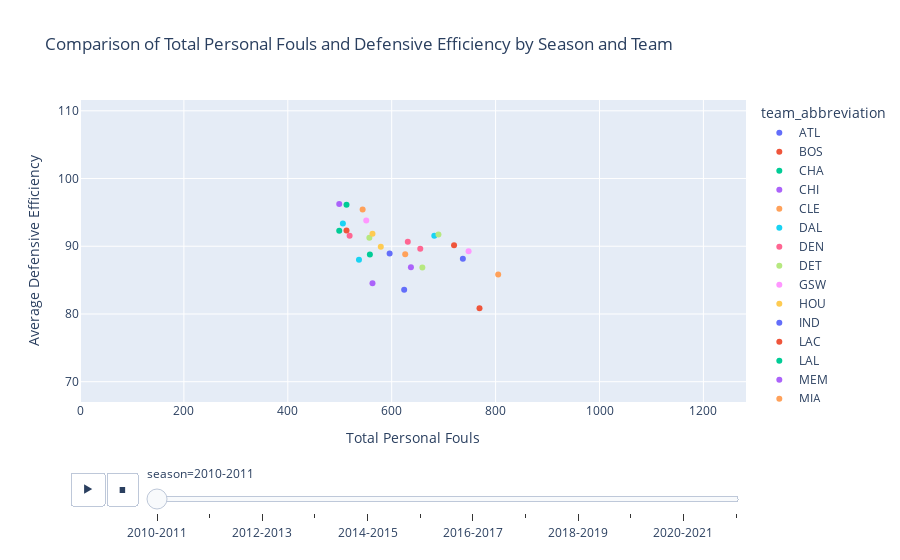

Notebook code cell kept with this figure:
### Code cell
# Load the CSV file
data = pd.read_csv('./ALEC FOLDER/game 2.csv')

# Convert the 'game_date' column to datetime format
data['game_date'] = pd.to_datetime(data['game_date'])

# Filter the data for games from 2012 onward
df = data[data['game_date'].dt.year >= 2012]



# Define a function to map season_id to the format "YYYY-YYYY"
def map_season_id(season_id):
    season_str = str(season_id)
    start_year = int(season_str[-4:])  # Extract the last four digits
    return f"{start_year-1}-{start_year}"  # Format it to "YYYY-YYYY"

# Apply this function to create a 'season' column
df['season'] = df['season_id'].apply(map_season_id)

# Display the transformed data to check the new 'season' column
print(df[['season_id', 'season']].drop_duplicates())




# Define the list of 30 NBA teams
nba_teams = ['ATL', 'BOS', 'BKN', 'CHA', 'CHI', 'CLE', 'DAL', 'DEN', 'DET', 'GSW',
             'HOU', 'IND', 'LAC', 'LAL', 'MEM', 'MIA', 'MIL', 'MIN', 'NOP', 'NYK',
             'OKC', 'ORL', 'PHI', 'PHX', 'POR', 'SAC', 'SAS', 'TOR', 'UTA', 'WAS']

# Filter the teams
df = df[(df['team_abbreviation_home'].isin(nba_teams)) & (df['team_abbreviation_away'].isin(nba_teams))]

# Calculate points allowed
df['pts_allowed_home'] = df['pts_away']
df['pts_allowed_away'] = df['pts_home']

# Calculate possessions
df['poss_home'] = df['fga_home'] + df['tov_home'] + (0.44 * df['fta_home'])
df['poss_away'] = df['fga_away'] + df['tov_away'] + (0.44 * df['fta_away'])

# Calculate defensive efficiency
df['def_eff_home'] = (df['pts_allowed_home'] / df['poss_away']) * 100
df['def_eff_away'] = (df['pts_allowed_away'] / df['poss_home']) * 100

# Calculate personal fouls per game
df['pf_per_game_home'] = df['pf_home']
df['pf_per_game_away'] = df['pf_away']

# Calculate seasonal averages for defensive efficiency and personal fouls per game
seasonal_stats = df.groupby(['season_id', 'team_name_home']).agg({
    'def_eff_home': 'mean',
    'pf_per_game_home': 'mean'
}).reset_index()




# Aggregating data by season and team abbreviation
seasonal_team_stats = df.groupby(['season', 'team_abbreviation_home']).agg({
    'pf_per_game_home': 'sum',  # Total personal fouls per season
    'def_eff_home': 'mean'  # Average defensive efficiency per season
}).reset_index()

seasonal_team_stats.rename(columns={'team_abbreviation_home': 'team_abbreviation', 'pf_per_game_home': 'total_pf', 'def_eff_home': 'avg_def_eff'}, inplace=True)



# Create a scatter plot to visualize the relationship
fig = px.scatter(seasonal_team_stats, x='total_pf', y='avg_def_eff',
                 color='team_abbreviation', hover_data=['season'],
                 labels={'total_pf': 'Total Personal Fouls', 'avg_def_eff': 'Average Defensive Efficiency'},
                 title='Comparison of Total Personal Fouls and Defensive Efficiency by Season and Team',
                 animation_frame='season')  # Use 'season' for the slider

# Update axes ranges
# Assuming you know the data ranges, you can set them like this:
fig.update_xaxes(range=[0, seasonal_team_stats['total_pf'].max() + 50])  # Add some padding to the maximum value
fig.update_yaxes(range=[seasonal_team_stats['avg_def_eff'].min() - 5, seasonal_team_stats['avg_def_eff'].max() + 5])

# Show the figure
fig.show()

### Figure 1 — Plotly figure (JSON) as saved in the notebook; plotly's stock layout.template omitted (floating-point values rounded to 4 significant figures)
{"data": [{"customdata": [["2010-2011"]], "hovertemplate": "team_abbreviation=ATL<br>season=%{customdata[0]}<br>Total Personal Fouls=%{x}<br>Average Defensive Efficiency=%{y}<extra></extra>", "legendgroup": "ATL", "marker": {"color": "#636efa", "symbol": "circle"}, "mode": "markers", "name": "ATL", "orientation": "v", "showlegend": true, "type": "scatter", "x": [596], "xaxis": "x", "y": [88.94], "yaxis": "y"}, {"customdata": [["2010-2011"]], "hovertemplate": "team_abbreviation=BOS<br>season=%{customdata[0]}<br>Total Personal Fouls=%{x}<br>Average Defensive Efficiency=%{y}<extra></extra>", "legendgroup": "BOS", "marker": {"color": "#EF553B", "symbol": "circle"}, "mode": "markers", "name": "BOS", "orientation": "v", "showlegend": true, "type": "scatter", "x": [769], "xaxis": "x", "y": [80.86], "yaxis": "y"}, {"customdata": [["2010-2011"]], "hovertemplate": "team_abbreviation=CHA<br>season=%{customdata[0]}<br>Total Personal Fouls=%{x}<br>Average Defensive Efficiency=%{y}<extra></extra>", "legendgroup": "CHA", "marker": {"color": "#00cc96", "symbol": "circle"}, "mode": "markers", "name": "CHA", "orientation": "v", "showlegend": true, "type": "scatter", "x": [513], "xaxis": "x", "y": [96.13], "yaxis": "y"}, {"customdata": [["2010-2011"]], "hovertemplate": "team_abbreviation=CHI<br>season=%{customdata[0]}<br>Total Personal Fouls=%{x}<br>Average Defensive Efficiency=%{y}<extra></extra>", "legendgroup": "CHI", "marker": {"color": "#ab63fa", "symbol": "circle"}, "mode": "markers", "name": "CHI", "orientation": "v", "showlegend": true, "type": "scatter", "x": [563], "xaxis": "x", "y": [84.53], "yaxis": "y"}, {"customdata": [["2010-2011"]], "hovertemplate": "team_abbreviation=CLE<br>season=%{customdata[0]}<br>Total Personal Fouls=%{x}<br>Average Defensive Efficiency=%{y}<extra></extra>", "legendgroup": "CLE", "marker": {"color": "#FFA15A", "symbol": "circle"}, "mode": "markers", "name": "CLE", "orientation": "v", "showlegend": true, "type": "scatter", "x": [544], "xaxis": "x", "y": [95.41], "yaxis": "y"}, {"customdata": [["2010-2011"]], "hovertemplate": "team_abbreviation=DAL<br>season=%{customdata[0]}<br>Total Personal Fouls=%{x}<br>Average Defensive Efficiency=%{y}<extra></extra>", "legendgroup": "DAL", "marker": {"color": "#19d3f3", "symbol": "circle"}, "mode": "markers", "name": "DAL", "orientation": "v", "showlegend": true, "type": "scatter", "x": [537], "xaxis": "x", "y": [87.99], "yaxis": "y"}, {"customdata": [["2010-2011"]], "hovertemplate": "team_abbreviation=DEN<br>season=%{customdata[0]}<br>Total Personal Fouls=%{x}<br>Average Defensive Efficiency=%{y}<extra></extra>", "legendgroup": "DEN", "marker": {"color": "#FF6692", "symbol": "circle"}, "mode": "markers", "name": "DEN", "orientation": "v", "showlegend": true, "type": "scatter", "x": [631], "xaxis": "x", "y": [90.68], "yaxis": "y"}, {"customdata": [["2010-2011"]], "hovertemplate": "team_abbreviation=DET<br>season=%{customdata[0]}<br>Total Personal Fouls=%{x}<br>Average Defensive Efficiency=%{y}<extra></extra>", "legendgroup": "DET", "marker": {"color": "#B6E880", "symbol": "circle"}, "mode": "markers", "name": "DET", "orientation": "v", "showlegend": true, "type": "scatter", "x": [557], "xaxis": "x", "y": [91.26], "yaxis": "y"}, {"customdata": [["2010-2011"]], "hovertemplate": "team_abbreviation=GSW<br>season=%{customdata[0]}<br>Total Personal Fouls=%{x}<br>Average Defensive Efficiency=%{y}<extra></extra>", "legendgroup": "GSW", "marker": {"color": "#FF97FF", "symbol": "circle"}, "mode": "markers", "name": "GSW", "orientation": "v", "showlegend": true, "type": "scatter", "x": [551], "xaxis": "x", "y": [93.79], "yaxis": "y"}, {"customdata": [["2010-2011"]], "hovertemplate": "team_abbreviation=HOU<br>season=%{customdata[0]}<br>Total Personal Fouls=%{x}<br>Average Defensive Efficiency=%{y}<extra></extra>", "legendgroup": "HOU", "marker": {"color": "#FECB52", "symbol": "circle"}, "mode": "markers", "name": "HOU", "orientation": "v", "showlegend": true, "type": "scatter", "x": [579], "xaxis": "x", "y": [89.94], "yaxis": "y"}, {"customdata": [["2010-2011"]], "hovertemplate": "team_abbreviation=IND<br>season=%{customdata[0]}<br>Total Personal Fouls=%{x}<br>Average Defensive Efficiency=%{y}<extra></extra>", "legendgroup": "IND", "marker": {"color": "#636efa", "symbol": "circle"}, "mode": "markers", "name": "IND", "orientation": "v", "showlegend": true, "type": "scatter", "x": [737], "xaxis": "x", "y": [88.15], "yaxis": "y"}, {"customdata": [["2010-2011"]], "hovertemplate": "team_abbreviation=LAC<br>season=%{customdata[0]}<br>Total Personal Fouls=%{x}<br>Average Defensive Efficiency=%{y}<extra></extra>", "legendgroup": "LAC", "marker": {"color": "#EF553B", "symbol": "circle"}, "mode": "markers", "name": "LAC", "orientation": "v", "showlegend": true, "type": "scatter", "x": [720], "xaxis": "x", "y": [90.15], "yaxis": "y"}, {"customdata": [["2010-2011"]], "hovertemplate": "team_abbreviation=LAL<br>season=%{customdata[0]}<br>Total Personal Fouls=%{x}<br>Average Defensive Efficiency=%{y}<extra></extra>", "legendgroup": "LAL", "marker": {"color": "#00cc96", "symbol": "circle"}, "mode": "markers", "name": "LAL", "orientation": "v", "showlegend": true, "type": "scatter", "x": [558], "xaxis": "x", "y": [88.78], "yaxis": "y"}, {"customdata": [["2010-2011"]], "hovertemplate": "team_abbreviation=MEM<br>season=%{customdata[0]}<br>Total Personal Fouls=%{x}<br>Average Defensive Efficiency=%{y}<extra></extra>", "legendgroup": "MEM", "marker": {"color": "#ab63fa", "symbol": "circle"}, "mode": "markers", "name": "MEM", "orientation": "v", "showlegend": true, "type": "scatter", "x": [637], "xaxis": "x", "y": [86.88], "yaxis": "y"}, {"customdata": [["2010-2011"]], "hovertemplate": "team_abbreviation=MIA<br>season=%{customdata[0]}<br>Total Personal Fouls=%{x}<br>Average Defensive Efficiency=%{y}<extra></extra>", "legendgroup": "MIA", "marker": {"color": "#FFA15A", "symbol": "circle"}, "mode": "markers", "name": "MIA", "orientation": "v", "showlegend": true, "type": "scatter", "x": [805], "xaxis": "x", "y": [85.84], "yaxis": "y"}, {"customdata": [["2010-2011"]], "hovertemplate": "team_abbreviation=MIL<br>season=%{customdata[0]}<br>Total Personal Fouls=%{x}<br>Average Defensive Efficiency=%{y}<extra></extra>", "legendgroup": "MIL", "marker": {"color": "#19d3f3", "symbol": "circle"}, "mode": "markers", "name": "MIL", "orientation": "v", "showlegend": true, "type": "scatter", "x": [506], "xaxis": "x", "y": [93.35], "yaxis": "y"}, {"customdata": [["2010-2011"]], "hovertemplate": "team_abbreviation=MIN<br>season=%{customdata[0]}<br>Total Personal Fouls=%{x}<br>Average Defensive Efficiency=%{y}<extra></extra>", "legendgroup": "MIN", "marker": {"color": "#FF6692", "symbol": "circle"}, "mode": "markers", "name": "MIN", "orientation": "v", "showlegend": true, "type": "scatter", "x": [519], "xaxis": "x", "y": [91.53], "yaxis": "y"}, {"customdata": [["2010-2011"]], "hovertemplate": "team_abbreviation=NYK<br>season=%{customdata[0]}<br>Total Personal Fouls=%{x}<br>Average Defensive Efficiency=%{y}<extra></extra>", "legendgroup": "NYK", "marker": {"color": "#B6E880", "symbol": "circle"}, "mode": "markers", "name": "NYK", "orientation": "v", "showlegend": true, "type": "scatter", "x": [659], "xaxis": "x", "y": [86.86], "yaxis": "y"}, {"customdata": [["2010-2011"]], "hovertemplate": "team_abbreviation=OKC<br>season=%{customdata[0]}<br>Total Personal Fouls=%{x}<br>Average Defensive Efficiency=%{y}<extra></extra>", "legendgroup": "OKC", "marker": {"color": "#FF97FF", "symbol": "circle"}, "mode": "markers", "name": "OKC", "orientation": "v", "showlegend": true, "type": "scatter", "x": [748], "xaxis": "x", "y": [89.25], "yaxis": "y"}, {"customdata": [["2010-2011"]], "hovertemplate": "team_abbreviation=ORL<br>season=%{customdata[0]}<br>Total Personal Fouls=%{x}<br>Average Defensive Efficiency=%{y}<extra></extra>", "legendgroup": "ORL", "marker": {"color": "#FECB52", "symbol": "circle"}, "mode": "markers", "name": "ORL", "orientation": "v", "showlegend": true, "type": "scatter", "x": [563], "xaxis": "x", "y": [91.84], "yaxis": "y"}, {"customdata": [["2010-2011"]], "hovertemplate": "team_abbreviation=PHI<br>season=%{customdata[0]}<br>Total Personal Fouls=%{x}<br>Average Defensive Efficiency=%{y}<extra></extra>", "legendgroup": "PHI", "marker": {"color": "#636efa", "symbol": "circle"}, "mode": "markers", "name": "PHI", "orientation": "v", "showlegend": true, "type": "scatter", "x": [624], "xaxis": "x", "y": [83.56], "yaxis": "y"}, {"customdata": [["2010-2011"]], "hovertemplate": "team_abbreviation=PHX<br>season=%{customdata[0]}<br>Total Personal Fouls=%{x}<br>Average Defensive Efficiency=%{y}<extra></extra>", "legendgroup": "PHX", "marker": {"color": "#EF553B", "symbol": "circle"}, "mode": "markers", "name": "PHX", "orientation": "v", "showlegend": true, "type": "scatter", "x": [513], "xaxis": "x", "y": [92.31], "yaxis": "y"}, {"customdata": [["2010-2011"]], "hovertemplate": "team_abbreviation=POR<br>season=%{customdata[0]}<br>Total Personal Fouls=%{x}<br>Average Defensive Efficiency=%{y}<extra></extra>", "legendgroup": "POR", "marker": {"color": "#00cc96", "symbol": "circle"}, "mode": "markers", "name": "POR", "orientation": "v", "showlegend": true, "type": "scatter", "x": [499], "xaxis": "x", "y": [92.29], "yaxis": "y"}, {"customdata": [["2010-2011"]], "hovertemplate": "team_abbreviation=SAC<br>season=%{customdata[0]}<br>Total Personal Fouls=%{x}<br>Average Defensive Efficiency=%{y}<extra></extra>", "legendgroup": "SAC", "marker": {"color": "#ab63fa", "symbol": "circle"}, "mode": "markers", "name": "SAC", "orientation": "v", "showlegend": true, "type": "scatter", "x": [499], "xaxis": "x", "y": [96.23], "yaxis": "y"}, {"customdata": [["2010-2011"]], "hovertemplate": "team_abbreviation=SAS<br>season=%{customdata[0]}<br>Total Personal Fouls=%{x}<br>Average Defensive Efficiency=%{y}<extra></extra>", "legendgroup": "SAS", "marker": {"color": "#FFA15A", "symbol": "circle"}, "mode": "markers", "name": "SAS", "orientation": "v", "showlegend": true, "type": "scatter", "x": [626], "xaxis": "x", "y": [88.82], "yaxis": "y"}, {"customdata": [["2010-2011"]], "hovertemplate": "team_abbreviation=TOR<br>season=%{customdata[0]}<br>Total Personal Fouls=%{x}<br>Average Defensive Efficiency=%{y}<extra></extra>", "legendgroup": "TOR", "marker": {"color": "#19d3f3", "symbol": "circle"}, "mode": "markers", "name": "TOR", "orientation": "v", "showlegend": true, "type": "scatter", "x": [682], "xaxis": "x", "y": [91.57], "yaxis": "y"}, {"customdata": [["2010-2011"]], "hovertemplate": "team_abbreviation=UTA<br>season=%{customdata[0]}<br>Total Personal Fouls=%{x}<br>Average Defensive Efficiency=%{y}<extra></extra>", "legendgroup": "UTA", "marker": {"color": "#FF6692", "symbol": "circle"}, "mode": "markers", "name": "UTA", "orientation": "v", "showlegend": true, "type": "scatter", "x": [655], "xaxis": "x", "y": [89.63], "yaxis": "y"}, {"customdata": [["2010-2011"]], "hovertemplate": "team_abbreviation=WAS<br>season=%{customdata[0]}<br>Total Personal Fouls=%{x}<br>Average Defensive Efficiency=%{y}<extra></extra>", "legendgroup": "WAS", "marker": {"color": "#B6E880", "symbol": "circle"}, "mode": "markers", "name": "WAS", "orientation": "v", "showlegend": true, "type": "scatter", "x": [690], "xaxis": "x", "y": [91.73], "yaxis": "y"}], "layout": {"legend": {"title": {"text": "team_abbreviation"}, "tracegroupgap": 0}, "sliders": [{"active": 0, "currentvalue": {"prefix": "season="}, "len": 0.9, "pad": {"b": 10, "t": 60}, "steps": [{"args": [["2010-2011"], {"frame": {"duration": 0, "redraw": false}, "fromcurrent": true, "mode": "immediate", "transition": {"duration": 0, "easing": "linear"}}], "label": "2010-2011", "method": "animate"}, {"args": [["2011-2012"], {"frame": {"duration": 0, "redraw": false}, "fromcurrent": true, "mode": "immediate", "transition": {"duration": 0, "easing": "linear"}}], "label": "2011-2012", "method": "animate"}, {"args": [["2012-2013"], {"frame": {"duration": 0, "redraw": false}, "fromcurrent": true, "mode": "immediate", "transition": {"duration": 0, "easing": "linear"}}], "label": "2012-2013", "method": "animate"}, {"args": [["2013-2014"], {"frame": {"duration": 0, "redraw": false}, "fromcurrent": true, "mode": "immediate", "transition": {"duration": 0, "easing": "linear"}}], "label": "2013-2014", "method": "animate"}, {"args": [["2014-2015"], {"frame": {"duration": 0, "redraw": false}, "fromcurrent": true, "mode": "immediate", "transition": {"duration": 0, "easing": "linear"}}], "label": "2014-2015", "method": "animate"}, {"args": [["2015-2016"], {"frame": {"duration": 0, "redraw": false}, "fromcurrent": true, "mode": "immediate", "transition": {"duration": 0, "easing": "linear"}}], "label": "2015-2016", "method": "animate"}, {"args": [["2016-2017"], {"frame": {"duration": 0, "redraw": false}, "fromcurrent": true, "mode": "immediate", "transition": {"duration": 0, "easing": "linear"}}], "label": "2016-2017", "method": "animate"}, {"args": [["2017-2018"], {"frame": {"duration": 0, "redraw": false}, "fromcurrent": true, "mode": "immediate", "transition": {"duration": 0, "easing": "linear"}}], "label": "2017-2018", "method": "animate"}, {"args": [["2018-2019"], {"frame": {"duration": 0, "redraw": false}, "fromcurrent": true, "mode": "immediate", "transition": {"duration": 0, "easing": "linear"}}], "label": "2018-2019", "method": "animate"}, {"args": [["2019-2020"], {"frame": {"duration": 0, "redraw": false}, "fromcurrent": true, "mode": "immediate", "transition": {"duration": 0, "easing": "linear"}}], "label": "2019-2020", "method": "animate"}, {"args": [["2020-2021"], {"frame": {"duration": 0, "redraw": false}, "fromcurrent": true, "mode": "immediate", "transition": {"duration": 0, "easing": "linear"}}], "label": "2020-2021", "method": "animate"}, {"args": [["2021-2022"], {"frame": {"duration": 0, "redraw": false}, "fromcurrent": true, "mode": "immediate", "transition": {"duration": 0, "easing": "linear"}}], "label": "2021-2022", "method": "animate"}], "x": 0.1, "xanchor": "left", "y": 0, "yanchor": "top"}], "title": {"text": "Comparison of Total Personal Fouls and Defensive Efficiency by Season and Team"}, "updatemenus": [{"buttons": [{"args": [null, {"frame": {"duration": 500, "redraw": false}, "fromcurrent": true, "mode": "immediate", "transition": {"duration": 500, "easing": "linear"}}], "label": "&#9654;", "method": "animate"}, {"args": [[null], {"frame": {"duration": 0, "redraw": false}, "fromcurrent": true, "mode": "immediate", "transition": {"duration": 0, "easing": "linear"}}], "label": "&#9724;", "method": "animate"}], "direction": "left", "pad": {"r": 10, "t": 70}, "showactive": false, "type": "buttons", "x": 0.1, "xanchor": "right", "y": 0, "yanchor": "top"}], "xaxis": {"anchor": "y", "domain": [0, 1], "range": [0, 1282], "title": {"text": "Total Personal Fouls"}}, "yaxis": {"anchor": "x", "domain": [0, 1], "range": [67.0, 111.6], "title": {"text": "Average Defensive Efficiency"}}}}
